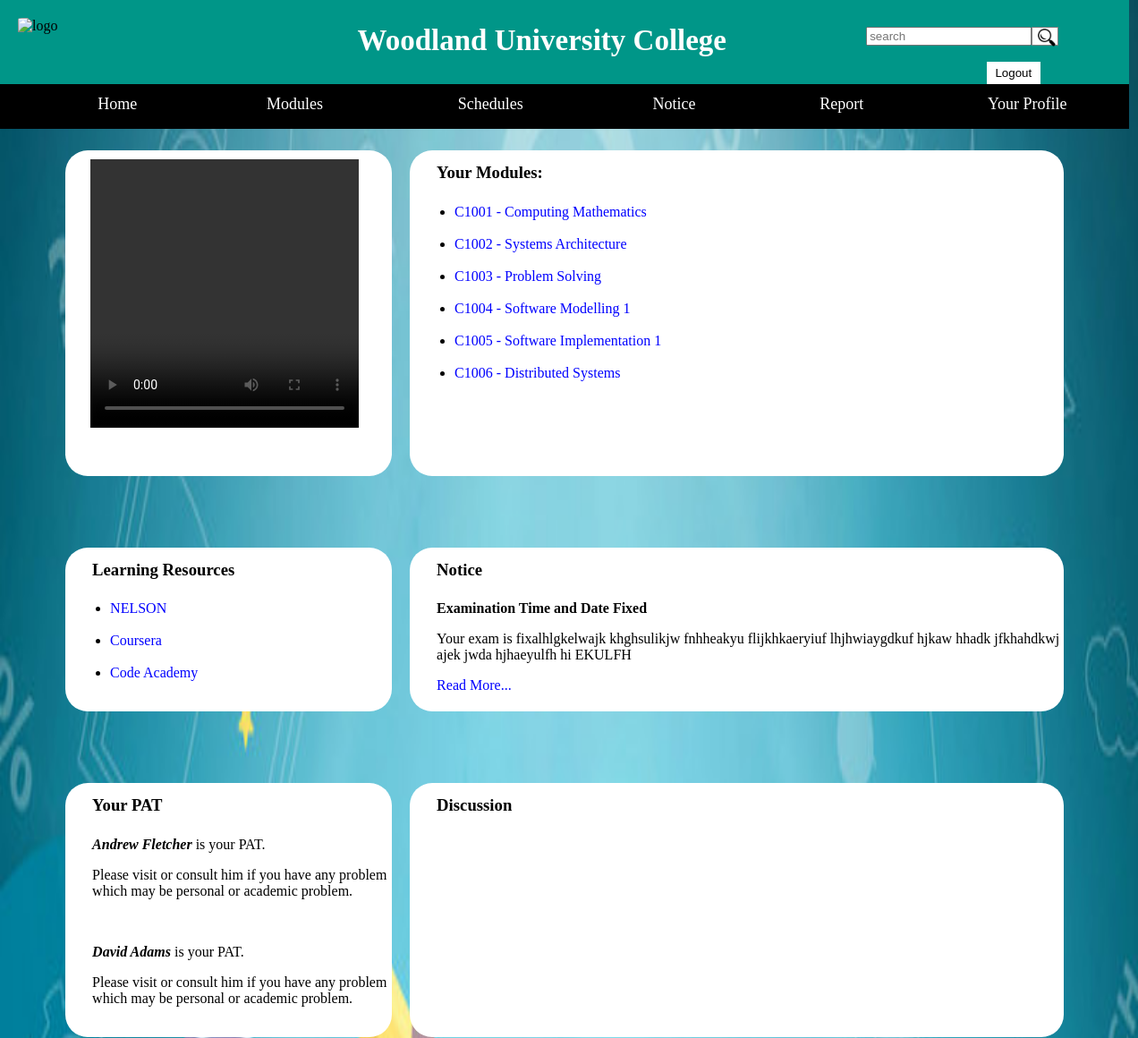
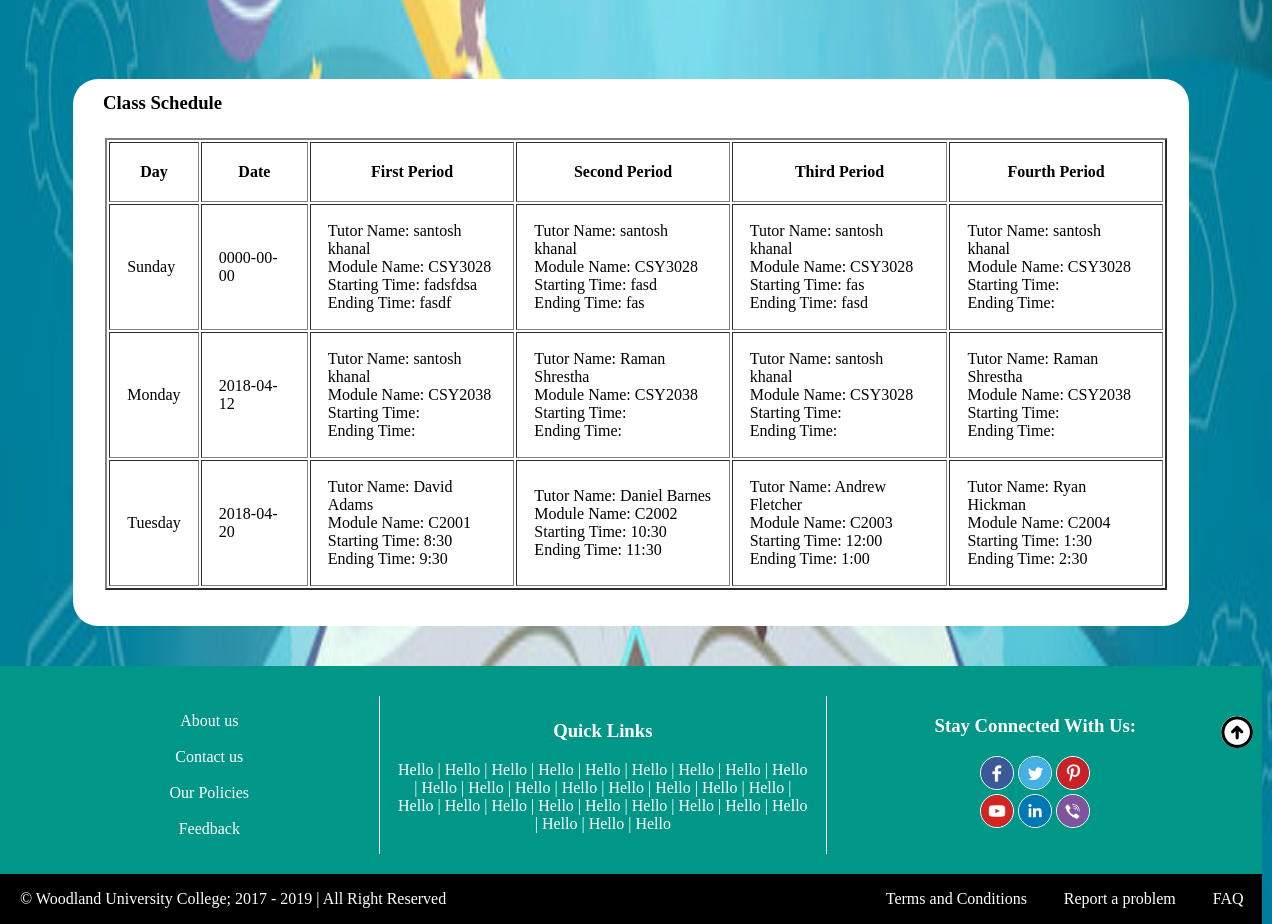
/student/index.php (signed in), run on the app's committed database (2 pictures, top to bottom).
### tables this page shows
CREATE TABLE IF NOT EXISTS `students` (
`student_id` int(11) NOT NULL,
  `firstname` varchar(255) NOT NULL,
  `surname` varchar(255) NOT NULL,
  `email` varchar(255) NOT NULL,
  `contactNumber` varchar(255) NOT NULL,
  `gender` varchar(255) NOT NULL,
  `archive` int(11) NOT NULL,
  `course_id` int(11) NOT NULL,
  `status` varchar(255) NOT NULL,
  `assID` varchar(255) NOT NULL,
  `address` varchar(255) NOT NULL
);

CREATE TABLE IF NOT EXISTS `modules` (
`module_code` int(11) NOT NULL,
  `module_title` varchar(255) NOT NULL,
  `credit_weight` varchar(255) NOT NULL,
  `level` varchar(255) NOT NULL,
  `description` varchar(255) NOT NULL,
  `week` varchar(255) NOT NULL,
  `course_id` int(11) NOT NULL
);

CREATE TABLE IF NOT EXISTS `pat` (
`pat_id` int(11) NOT NULL,
  `tutor` varchar(255) NOT NULL,
  `student` varchar(255) NOT NULL
);

CREATE TABLE IF NOT EXISTS `staff` (
`s_id` int(11) NOT NULL,
  `fname` varchar(255) NOT NULL,
  `sname` varchar(255) NOT NULL,
  `dob` date NOT NULL,
  `position` varchar(255) NOT NULL,
  `email` varchar(255) NOT NULL,
  `contact` varchar(255) NOT NULL,
  `address` varchar(255) NOT NULL,
  `subject` int(11) NOT NULL,
  `assignedID` varchar(255) NOT NULL,
  `status` varchar(255) NOT NULL
);

CREATE TABLE IF NOT EXISTS `timetables` (
`tid` int(11) NOT NULL,
  `tday` varchar(225) NOT NULL,
  `tdate` date NOT NULL,
  `ftutor` varchar(225) NOT NULL,
  `fmodule` varchar(225) NOT NULL,
  `fstime` varchar(225) NOT NULL,
  `fetime` varchar(225) NOT NULL,
  `stutor` varchar(225) NOT NULL,
  `smodule` varchar(225) NOT NULL,
  `sstime` varchar(225) NOT NULL,
  `setime` varchar(225) NOT NULL,
  `ttutor` varchar(225) NOT NULL,
  `tmodule` varchar(225) NOT NULL,
  `tstime` varchar(225) NOT NULL,
  `tetime` varchar(225) NOT NULL,
  `fotutor` varchar(225) NOT NULL,
  `fomodule` varchar(225) NOT NULL,
  `fostime` varchar(225) NOT NULL,
  `foetime` varchar(225) NOT NULL,
  `archiveID` int(11) NOT NULL
);

### student/index.php (the view, shortened to what this page needs)
<?php
	require 'header.php';
	$stdId = $_SESSION['stdId'];
?>
<section class="main-section">
	<div class="main-section-row0">
		<div class="main-section-row0col1">
			<h3>Welcome</h3>
			<video height="300px" width="300px" controls><source src="../videos/Facebook1.mp4" type="video/mp4"></video>
		</div>
		<div class="main-section-row0col2">
			<h3>Your Modules:</h3>
			<ul>
				<?php
					$module = $pdo->prepare("SELECT s.*, m.*, c.*
							FROM students s
							JOIN modules m
							ON s.course_id = m.course_id
							JOIN courses c
							ON m.course_id = c.course_id
							WHERE s.student_id = '$stdId'
							AND m.level = s.status");
					$module->execute();
					foreach ($module as $m) {
						echo '<li><a href="module.php?mId='.$m['module_code'].'">'.$m['module_title'].' - '.$m['description'].'</a></li><br>';
					}
				?>
			</ul>
		</div>
	</div>
	<div class="main-section-row1">
		<div class="main-section-row1col1">
			<h3>Learning Resources</h3>
			<ul>
				<li><a href="https://www.nelson.com">NELSON</a></li><br>
				<li><a href="https://coursera.org">Coursera</a></li><br>
				<li><a href="https://www.codecademy.com">Code Academy</a></li><br>
			</ul>
		</div>
		<div class="main-section-row1col2">
			<h3>Notice</h3>
			<p><b>Examination Time and Date Fixed</b></p>
			<p>Your exam is fixalhlgkelwajk khghsulikjw fnhheakyu flijkhkaeryiuf lhjhwiaygdkuf hjkaw hhadk jfkhahdkwj ajek jwda  hjhaeyulfh hi EKULFH </p>
			<p><a href="notice.php">Read More...</a></p>
		</div>
	</div>
	<div class="main-section-row2">
		<div class="main-section-row2col1">
			<h3>Your PAT</h3>
			<?php
				$pat = $pdo->prepare("SELECT p.*, s.*
					FROM pat p
					JOIN staff s
					ON p.tutor = s.s_id
					WHERE p.student = '$stdId'
					");
				$pat->execute();
				foreach ($pat as $patt) {
					echo '<p style="padding-left: 20px;"><b><i>'.$patt['fname'].' '.$patt['sname'].'</b></i> is your PAT.</p>';
					echo '<p style="padding-left: 20px;">Please visit or consult him if you have any problem which may be personal or academic problem.</p><br>';
				}
			?>
		</div>
		<div class="main-section-row2col2">
			<h3>Discussion</h3>
		</div>
	</div>
	<div class="main-section-row3">
		<div class="main-section-row3col1">
			<h3>Class Schedule</h3>
			<table border="2">
				<tr>
					<th style="padding: 20px;">Day</th>
					<th style="padding: 20px;">Date</th>
					<th style="padding: 20px;">First Period</th>
					<th style="padding: 20px;">Second Period</th>
					<th style="padding: 20px;">Third Period</th>
					<th style="padding: 20px;">Fourth Period</th>
				</tr>
				<?php
				$output = $pdo-> query("SELECT * FROM timetables");
				foreach ($output as $row) {?>
					<tr>
						<td style="padding: 17px;"> <?php echo $row['tday']?></td>
						<td style="padding: 17px;"> <?php echo $row['tdate']?></td>
						<td style="padding: 17px;"> <?php echo "Tutor Name:  " .$row['ftutor']."<br>". "Module Name:  ".$row['fmodule']." <br>"."Starting Time:  ".$row['fstime']."<br> "."Ending Time:  ".$row['fetime'] ?></td>
						<td style="padding: 17px;"> <?php echo "Tutor Name:  " .$row['stutor']."<br>". "Module Name:  ".$row['smodule']." <br>"."Starting Time:  ".$row['sstime']."<br> "."Ending Time:  ".$row['setime'] ?></td>
						<td style="padding: 17px;"> <?php echo "Tutor Name:  " .$row['ttutor']."<br>". "Module Name:  ".$row['tmodule']." <br>"."Starting Time:  ".$row['tstime']."<br> "."Ending Time:  ".$row['tetime'] ?></td>
						<td style="padding: 17px;"> <?php echo "Tutor Name:  " .$row['fotutor']."<br>". "Module Name:  ".$row['fomodule']." <br>"."Starting Time:  ".$row['fostime']."<br> "."Ending Time:  ".$row['foetime'] ?></td>
					</tr>
					<?php }
				?>
			</table><br><br>
		</div>
	</div>
</section>
<?php
	require 'footer.php';
?>

### css/index.css (style rules this page uses)
body { margin:0px; background-image: url(../images/background6.jpg); background-size: 100% 100%; background-attachment: fixed; background-repeat: no-repeat; width: 1262px; }
a { text-decoration: none; color: blue; }
section { margin-top: -16px; display: flex; flex-direction: column; }
.main-section-row0, .main-section-row1, .main-section-row2, .main-section-row3 { display: flex; width: 90%; padding-left: 5%; }
.main-section-row0col1, .main-section-row1col1, .main-section-row2col1 { width: 33%; background-color: white; padding-left: 10px; margin: 40px 10px; border-radius: 25px; }
.main-section-row0col1 video { position: relative; top: -50px; left: 18px; }
.main-section-row0col2, .main-section-row1col2, .main-section-row2col2 { width: 67%; background-color: white; padding-left: 10px; margin: 40px 10px; border-radius: 25px; }
.main-section-row0 h3, .main-section-row1 h3, .main-section-row2 h3, .main-section-row3col1 h3 { position: relative; top: -5px; left: 20px; }
.main-section-row1col2 p, .main-section-row1col2 h5 { padding-left: 20px; }
.main-section-row3col1 { background-color: white; padding-left: 10px; margin: 40px 10px; border-radius: 25px; }
.main-section-row3col1 table { margin: 0 2%; }

### data on the page
students: modules.module_title "C1001", modules.description "Computing Mathematics", modules.module_title "C1002", modules.description "Systems Architecture", modules.module_title "C1003", modules.description "Problem Solving", modules.module_title "C1004", modules.description "Software Modelling 1", modules.module_title "C1005", modules.description "Software Implementation 1", modules.module_title "C1006", modules.description "Distributed Systems"
pat: staff.fname "Andrew", staff.sname "Fletcher"
pat: staff.fname "David", staff.sname "Adams"
timetables: tday "Sunday", tdate "0000-00-00", ftutor "santosh khanal", fmodule "CSY3028", fstime "fadsfdsa", fetime "fasdf", stutor "santosh khanal", smodule "CSY3028", sstime "fasd", setime "fas", ttutor "santosh khanal", tmodule "CSY3028", tstime "fas", tetime "fasd", fotutor "santosh khanal", fomodule "CSY3028"
timetables: tday "Monday", tdate "2018-04-12", ftutor "santosh khanal", fmodule "CSY2038", stutor "Raman Shrestha", smodule "CSY2038", ttutor "santosh khanal", tmodule "CSY3028", fotutor "Raman Shrestha", fomodule "CSY2038"
timetables: tday "Tuesday", tdate "2018-04-20", ftutor "David Adams", fmodule "C2001", fstime "8:30", fetime "9:30", stutor "Daniel Barnes", smodule "C2002", sstime "10:30", setime "11:30", ttutor "Andrew Fletcher", tmodule "C2003", tstime "12:00", tetime "1:00", fotutor "Ryan Hickman", fomodule "C2004", fostime "1:30", foetime "2:30"
